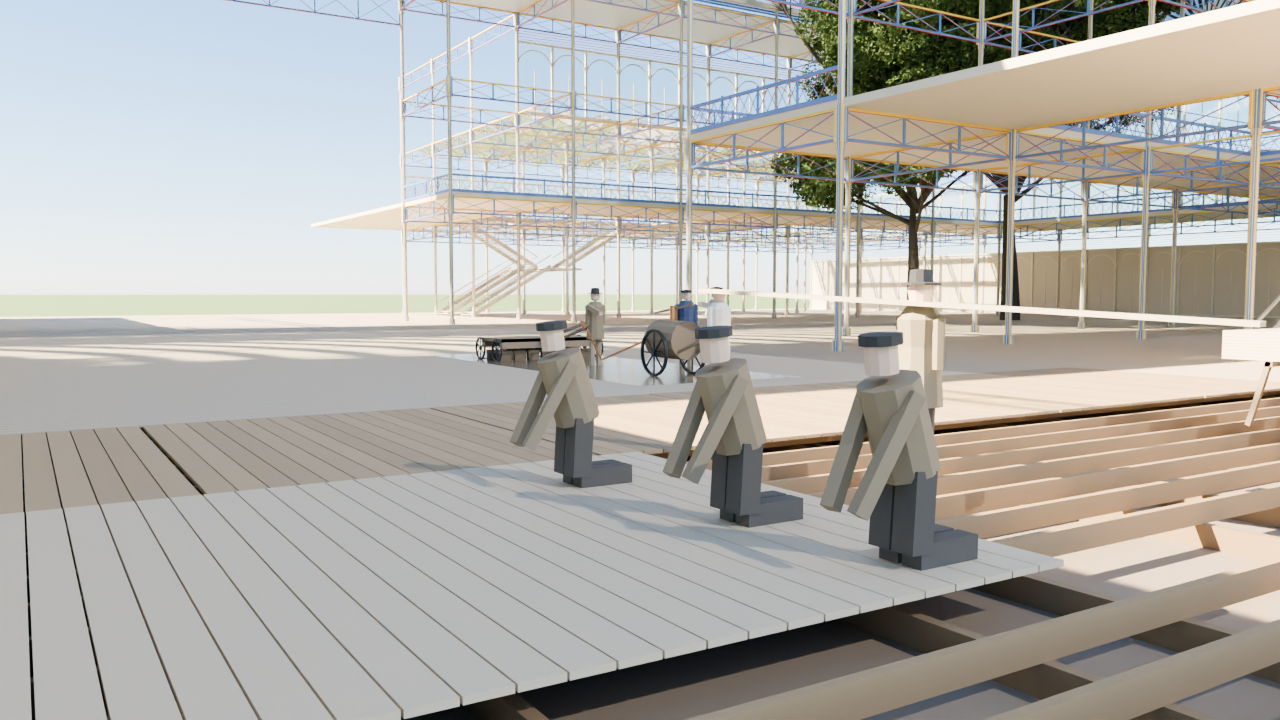
#> input picture course-models/crystal-palace-1851-fitout-grok/renders/f01/CP020_floor_start.png, 1280 x 720 px, found by its file name
$ python cand_cp020_nave_pairs.py
#> lines starting #> are read from the running program, lines starting #| are printed output that depends on the picture
"""2026-11-11 pairs for the CP020 nave CANDIDATE (DEPARTURES FT60-FT66). NOT live, no verdict.
before = live renders/f03/CP020_floor_start.png (people v3.3, --keep-lighting, exposure -1.768, 24 spp; re-render max diff 1).
after  = renders/candidates/cp020_nave_20261111/after/CP020_floor_start.png (same recipe, same exposure -1.768).
-> survey look/pairs_geo/CANDIDATE_CP020_nave_start_{before,after,pair,detail_pair}.png
   python3 scripts/cand_cp020_nave_pairs.py"""
from PIL import Image, ImageDraw, ImageFont, ImageStat
import os, shutil
H = os.path.dirname(os.path.dirname(os.path.abspath(__file__))); OUT = "/workspace/crystal-palace-survey/look/pairs_geo"
try: FN = ImageFont.truetype("/usr/share/fonts/truetype/dejavu/DejaVuSans.ttf", 20)
except Exception: FN = ImageFont.load_default()
LB = "BEFORE live f03 CP020_floor_start (exp -1.768)"
LA = "CANDIDATE: nave continued west to the 1,848 ft end + nave roof, f03 part library; people untouched (exp -1.768)"
a = f"{H}/renders/f03/CP020_floor_start.png"
b = f"{H}/renders/candidates/cp020_nave_20261111/after/CP020_floor_start.png"
P = f"{OUT}/CANDIDATE_CP020_nave_start"
shutil.copy(a, P + "_before.png"); shutil.copy(b, P + "_after.png")
A, B = Image.open(a).convert("RGB"), Image.open(b).convert("RGB")
def luma(im): return ImageStat.Stat(im.convert("L")).mean[0]
def pair(A, B, la, lb, out):
    S = Image.new("RGB", (A.width + B.width + 10, max(A.height, B.height) + 36), (20, 20, 20)); S.paste(A, (0, 36)); S.paste(B, (A.width + 10, 36))
#> after `S.paste(A, (0, 36))`:
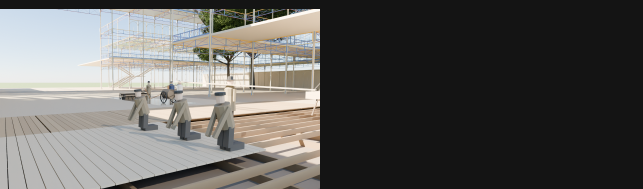
#> S: PIL image 2570x756 RGB (shown at 1/4 size); mean R, G, B 94.4, 93.2, 90.7
#> after `S.paste(B, (A.width + 10, 36))`:
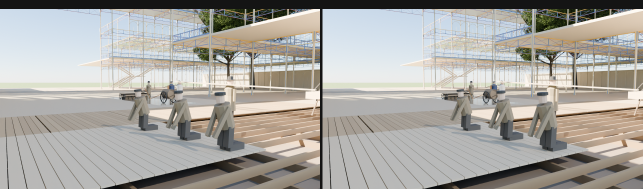
#> S: PIL image 2570x756 RGB (shown at 1/4 size); mean R, G, B 168.9, 166.5, 161.5
    d = ImageDraw.Draw(S); d.text((10, 7), la, fill=(255, 255, 255), font=FN); d.text((A.width + 20, 7), lb, fill=(255, 255, 255), font=FN); S.save(out)
#> after `d = ImageDraw.Draw(S)`:
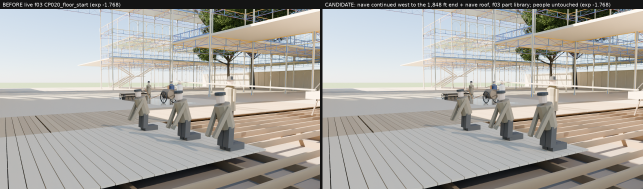
#> saved as CANDIDATE_CP020_nave_start_pair.png: PIL image 2570x756 RGB (shown at 1/4 size); mean R, G, B 169.7, 167.3, 162.3
pair(A, B, LB, LA, P + "_pair.png")
box = (0, 0, 853, 420)   # upper-left: the view down the nave (horizon / roof) at 1.5x
ca, cb = [im.crop(box).resize((int(853 * 1.5), int(420 * 1.5)), Image.LANCZOS) for im in (A, B)]
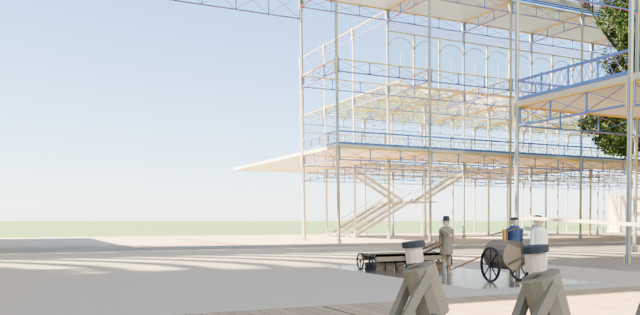
#> ca: PIL image 1279x630 RGB (shown at 1/2 size); mean R, G, B 199.4, 202.4, 202.2
pair(ca, cb, "BEFORE detail 1.5x", "CANDIDATE detail 1.5x", P + "_detail_pair.png")
#> call 2 of pair, with la = 'BEFORE detail 1.5x', lb = 'CANDIDATE detail 1.5x'
#> in pair (call 2), `S.paste(A, (0, 36))`:
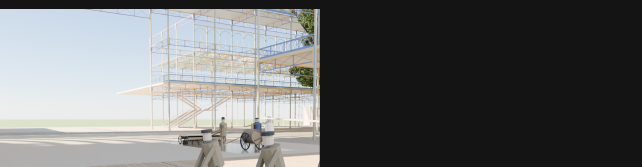
#> S: PIL image 2568x666 RGB (shown at 1/4 size); mean R, G, B 104.5, 105.9, 105.9
#> in pair (call 2), `S.paste(B, (A.width + 10, 36))`:
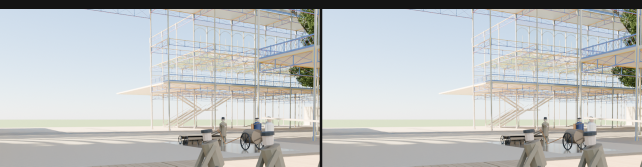
#> S: PIL image 2568x666 RGB (shown at 1/4 size); mean R, G, B 189, 191.8, 191.7
#> in pair (call 2), `d = ImageDraw.Draw(S)`:
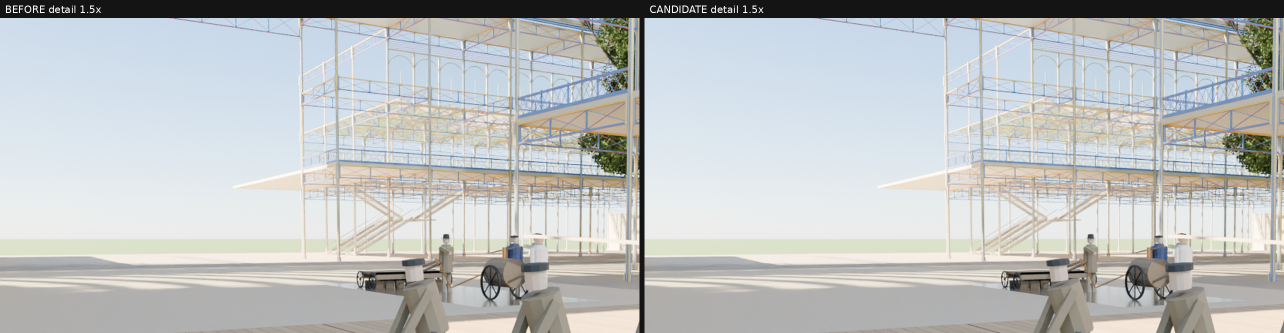
#> saved as CANDIDATE_CP020_nave_start_detail_pair.png: PIL image 2568x666 RGB (shown at 1/2 size); mean R, G, B 189.3, 192.1, 192
print("PAIRS", P + "_{before,after,pair,detail_pair}.png", f"luma(L) {luma(A):.2f} -> {luma(B):.2f}")
#| PAIRS /workspace/crystal-palace-survey/look/pairs_geo/CANDIDATE_CP020_nave_start_{before,after,pair,detail_pair}.png luma(L) 174.56 -> 174.56

$ run again, with course-models/crystal-palace-1851-fitout-grok/renders/f01/CP018_cradle_start.png copied over course-models/crystal-palace-1851-fitout-grok/renders/f01/CP020_floor_start.png
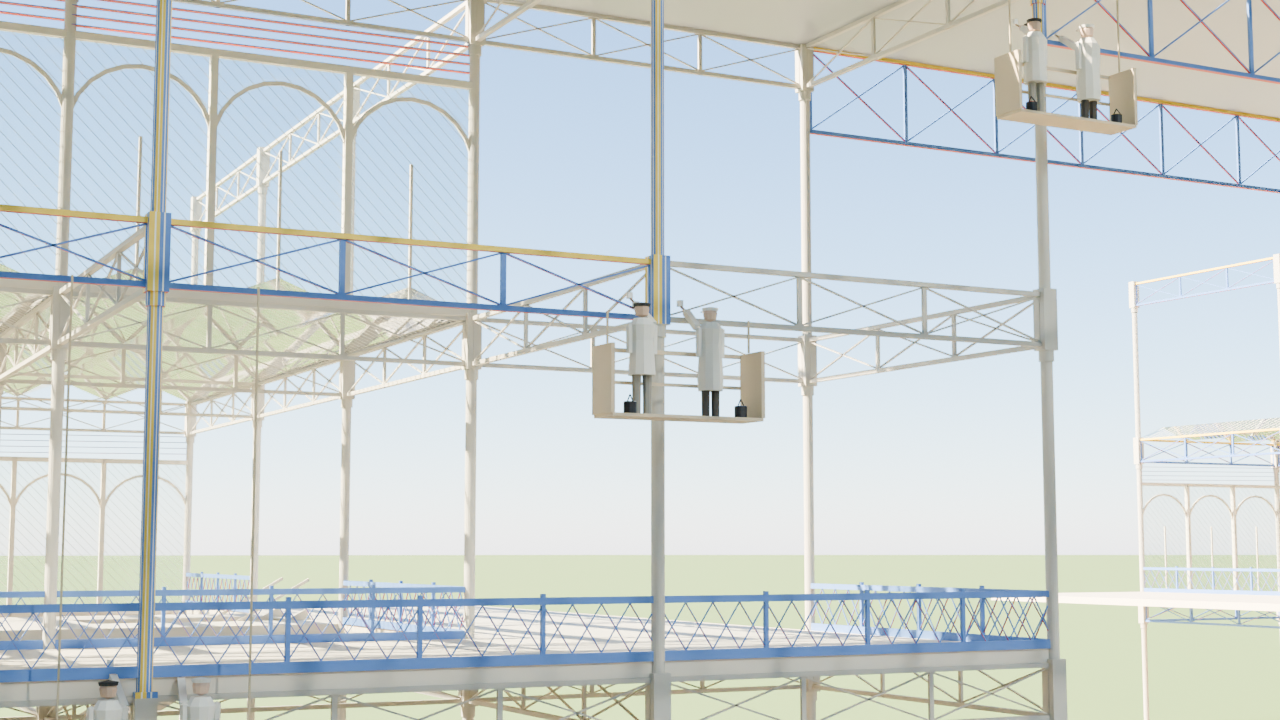
#> input picture course-models/crystal-palace-1851-fitout-grok/renders/f01/CP018_cradle_start.png, 1280 x 720 px, found by its file name
#> S: PIL image 2570x756 RGB; every value is 20
#> `ca, cb = [im.crop(box).resize((int(853 * 1.5), int(420 * 1.5)), Image...`:
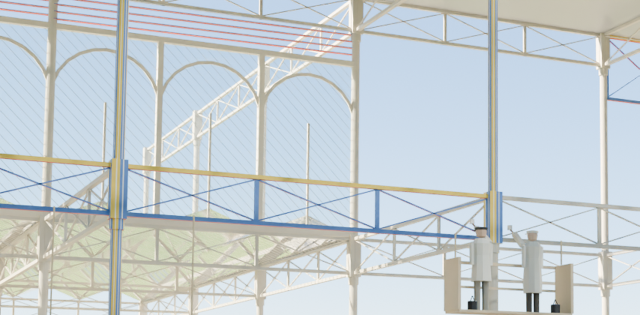
#> ca: PIL image 1279x630 RGB (shown at 1/2 size); mean R, G, B 198.3, 206, 209.6
#> S: PIL image 2568x666 RGB; every value is 20
#> in pair (call 2), `d = ImageDraw.Draw(S)`:
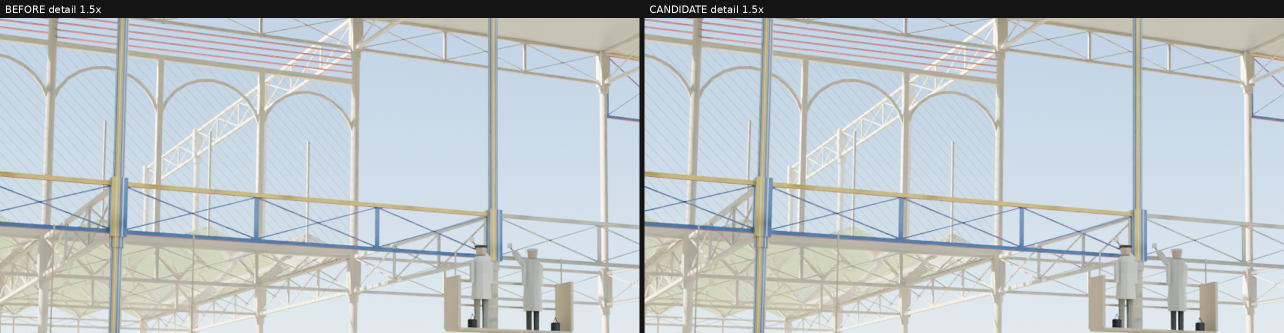
#> saved as CANDIDATE_CP020_nave_start_detail_pair.png: PIL image 2568x666 RGB (shown at 1/2 size); mean R, G, B 188.2, 195.5, 198.9
#| PAIRS /workspace/crystal-palace-survey/look/pairs_geo/CANDIDATE_CP020_nave_start_{before,after,pair,detail_pair}.png luma(L) 208.26 -> 208.26

$ run again, with course-models/crystal-palace-1851-fitout-grok/renders/f01/CP018_paint_start.png copied over course-models/crystal-palace-1851-fitout-grok/renders/f01/CP020_floor_start.png
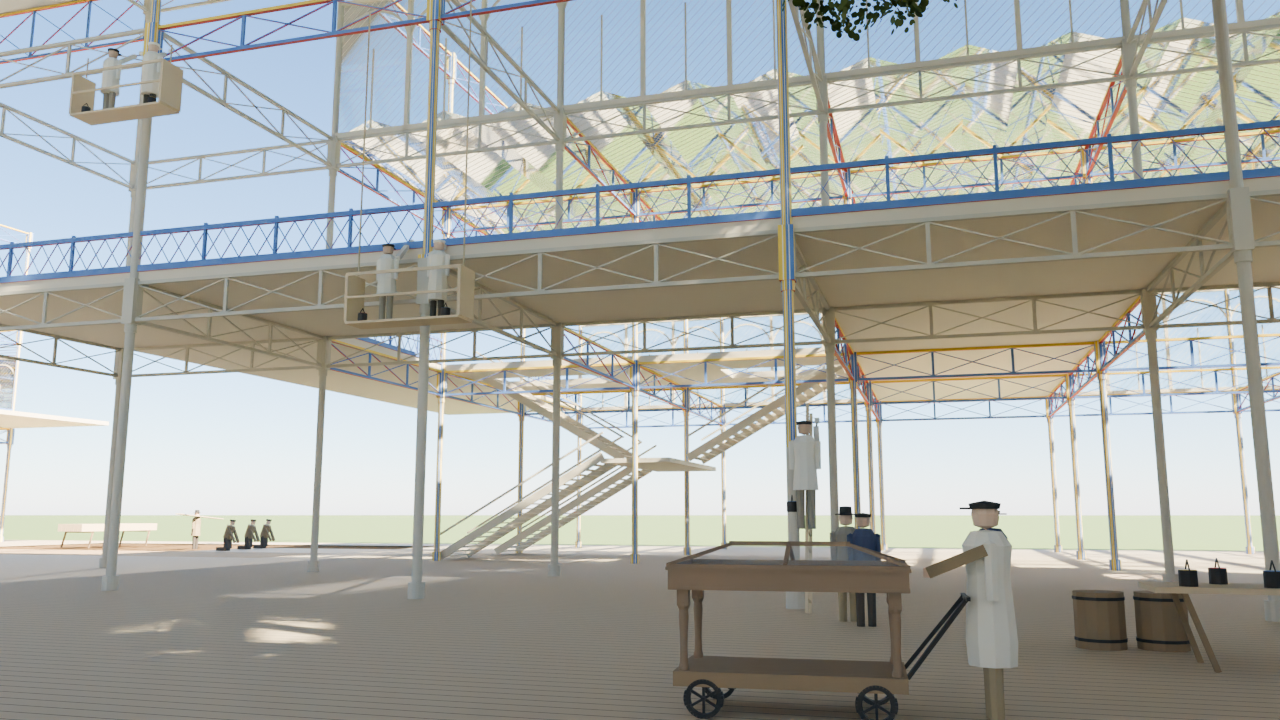
#> input picture course-models/crystal-palace-1851-fitout-grok/renders/f01/CP018_paint_start.png, 1280 x 720 px, found by its file name
#> S: PIL image 2570x756 RGB; every value is 20
#> `ca, cb = [im.crop(box).resize((int(853 * 1.5), int(420 * 1.5)), Image...`:
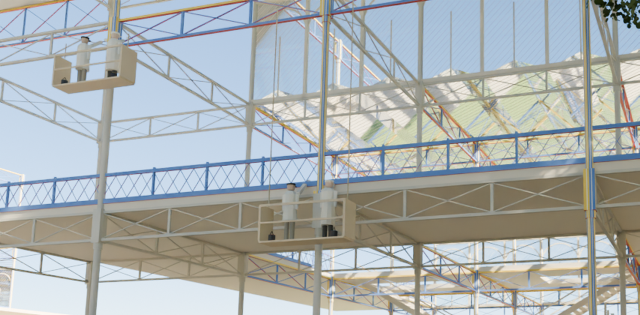
#> ca: PIL image 1279x630 RGB (shown at 1/2 size); mean R, G, B 171, 176, 176
#> S: PIL image 2568x666 RGB; every value is 20
#> in pair (call 2), `d = ImageDraw.Draw(S)`:
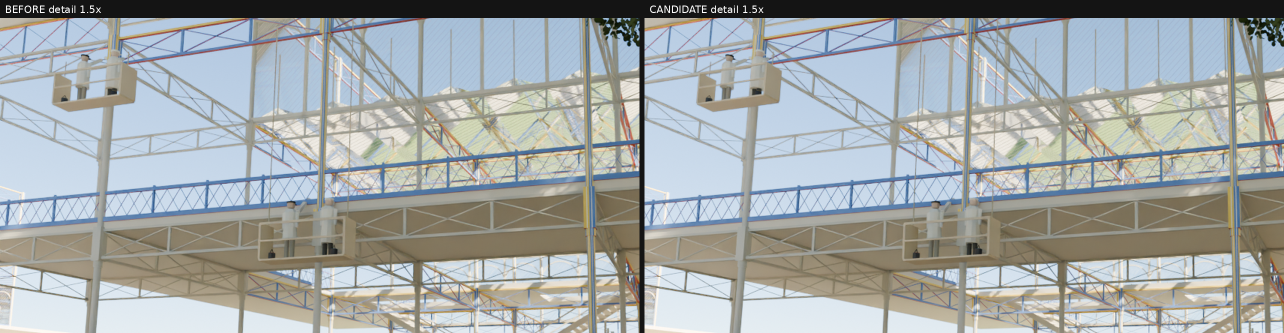
#> saved as CANDIDATE_CP020_nave_start_detail_pair.png: PIL image 2568x666 RGB (shown at 1/2 size); mean R, G, B 162.6, 167.3, 167.3
#| PAIRS /workspace/crystal-palace-survey/look/pairs_geo/CANDIDATE_CP020_nave_start_{before,after,pair,detail_pair}.png luma(L) 167.38 -> 167.38
